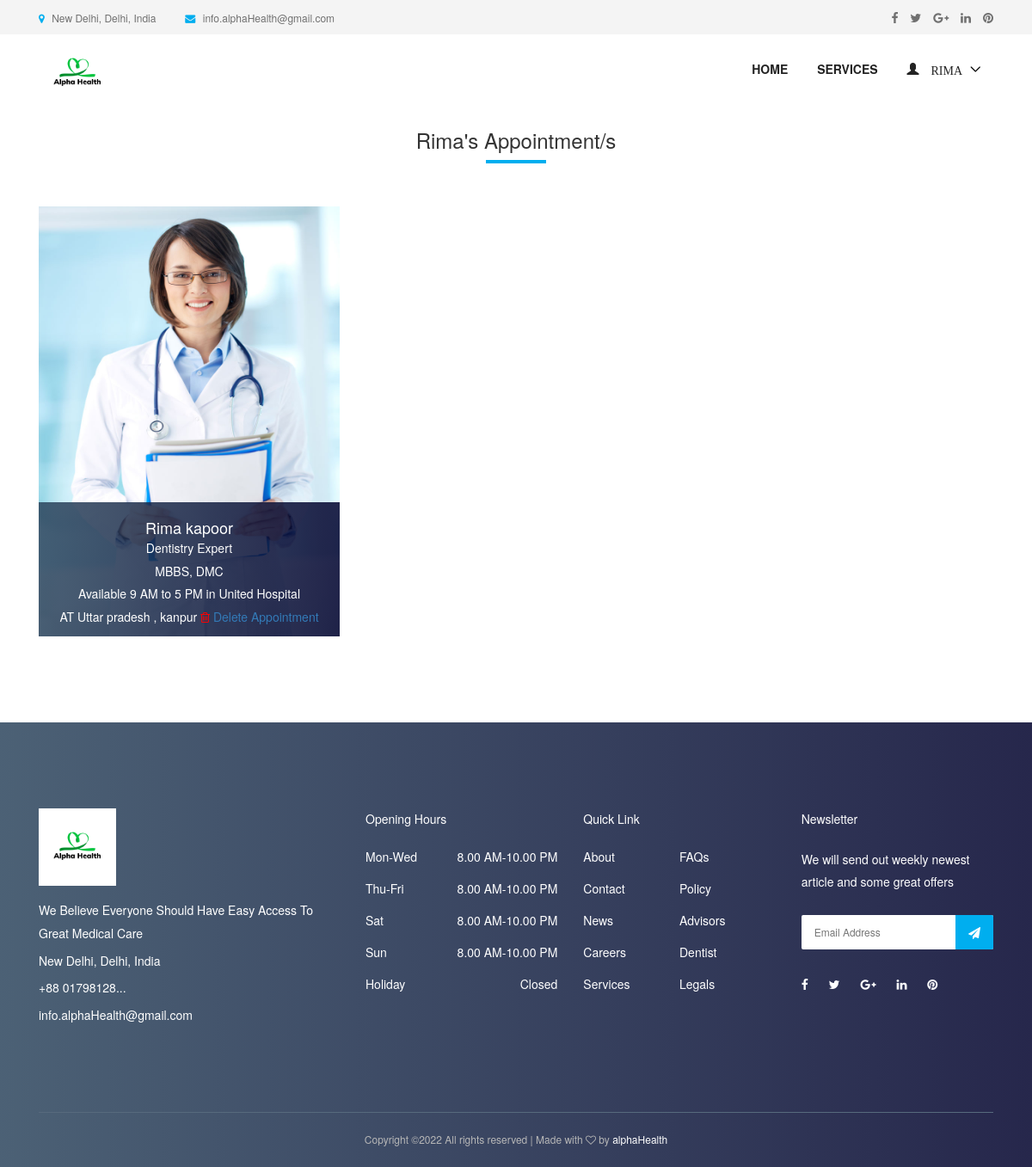
Screenshot of /doctor/appointment/ (signed in) with the database file from the repository.
### accounts/models.py (models this page shows, shortened)
class User(AbstractUser):
    username = None
    role = models.CharField(max_length=12, error_messages={
        'required': "Role must be provided"
    })
    gender = models.CharField(max_length=10, blank=True, null=True, default="")
    email = models.EmailField(unique=True, blank=False,
                              error_messages={
                                  'unique': "A user with that email already exists.",
                              })
    phone_number = models.CharField(unique=True, blank=True, null=True, max_length=20,
                                    error_messages={
                                        'unique': "A user with that phone number already exists."
                                    })
    USERNAME_FIELD = "email"
    REQUIRED_FIELDS = []
    objects = UserManager()

### appointment/models.py (models this page shows, shortened)
class Appointment(models.Model):
    user = models.ForeignKey(User, on_delete=models.CASCADE)
    full_name = models.CharField(max_length=100)
    image = models.ImageField(null=True, blank=True)
    location = models.CharField(max_length=100)
    start_time = models.CharField(max_length=10)
    end_time = models.CharField(max_length=10)
    qualification_name = models.CharField(max_length=100)
    institute_name = models.CharField(max_length=100)
    hospital_name = models.CharField(max_length=100)
    department = models.CharField(choices=department, max_length=100)
    created_at = models.DateTimeField(default=timezone.now)

### appointment/views.py (the view)
# urls.py: path('doctor/appointment/', AppointmentListView.as_view(), name='doctor-appointment'),
class AppointmentListView(ListView):
    model = Appointment
    template_name = 'appointment/appointment.html'
    context_object_name = 'appointment'
    @method_decorator(login_required(login_url=reverse_lazy('accounts:login')))
    @method_decorator(user_is_doctor)
    def dispatch(self, request, *args, **kwargs):
        return super().dispatch(self.request, *args, **kwargs)
    def get_queryset(self):
        return self.model.objects.filter(user_id=self.request.user.id).order_by('-id')

### templates/appointment/appointment.html (shortened to what this page needs)
{% extends 'base.html' %}
{% load static %}
{% block content %}
    <section class="dentist-area section-padding-40-0">
    <div class="container">
      <div class="row">
        <div class="col-12">
          <div class="section-heading text-center">
            <h3>{{ request.user.first_name }}'s Appointment/s</h3>
            <div class="line"></div>
          </div>
        </div>
      </div>
      <div class="row">
          {% for apt in appointment %}
        <div class="col-12 col-sm-6 col-md-4">
          <div class="single-dentist-area mb-100">
            <img  style="height: 500px; width: 600px" src="{{ apt.image.url }}" alt="">
            <div class="dentist-content">
              <div class="dentist-info bg-gradient-overlay">
                <h5>{{ apt.full_name }}</h5>
                <p>{{ apt.department }} Expert</p>
                  <p>{{ apt.qualification_name }}, {{ apt.institute_name }}</p>
                  <p>Available {{ apt.start_time }} to {{ apt.end_time }} in {{ apt.hospital_name }}</p>
                  <p> AT {{ apt.location }}
                      <i class="fa fa-trash-o" style="color: red" aria-hidden="true"></i>
                      <a href="{% url 'appointment:delete-appointment' apt.id %}">Delete Appointment</a>
                  </p>
              </div>
            </div>
          </div>
        </div>
      {% endfor %}
      </div>
    </div>
  </section>
{% endblock %}

### templates/nav.html (shortened to what this page needs)
{% load static %}
<header class="header-area">
    <div class="top-header-area">
        <div class="container h-100">
            <div class="row h-100 align-items-center">
                <div class="col-6 col-md-9 col-lg-8">
                    <div class="top-header-content">
                        <a href="#" data-toggle="tooltip" data-placement="bottom" title="New Delhi, Delhi, India"><i
                                class="fa fa-map-marker"></i> <span>New Delhi, Delhi, India</span></a>
                        <a href="#" data-toggle="tooltip" data-placement="bottom" title="info.alphaHealth@gmail.com"><i
                                class="fa fa-envelope"></i> <span>info.alphaHealth@gmail.com</span></a>
                    </div>
                </div>
                <div class="col-6 col-md-3 col-lg-4">
                    <div class="top-header-social-info text-right">
                        <a href="#" data-toggle="tooltip" data-placement="bottom" title="Facebook"><i
                                class="fa fa-facebook"></i></a>
                        <a href="#" data-toggle="tooltip" data-placement="bottom" title="Twitter"><i
                                class="fa fa-twitter"></i></a>
                        <a href="#" data-toggle="tooltip" data-placement="bottom" title="Google Plus"><i
                                class="fa fa-google-plus"></i></a>
                        <a href="#" data-toggle="tooltip" data-placement="bottom" title="Linkedin"><i
                                class="fa fa-linkedin"></i></a>
                        <a href="#" data-toggle="tooltip" data-placement="bottom" title="Pinterest"><i
                                class="fa fa-pinterest"></i></a>
                    </div>
                </div>
            </div>
        </div>
    </div>
    <div class="main-header-area">
        <div class="classy-nav-container breakpoint-off">
            <div class="container">
                <nav class="classy-navbar justify-content-between" id="dentoNav">
                    <a class="nav-brand" href="{% url 'appointment:home' %}"><img class="bgig" width="90" height="60" src="{% static 'img/logo3.png' %}" alt="">
                    </a>
                    <div class="classy-menu">
                        <div class="classynav">
                            <ul id="nav">
                                <li><a href="{% url 'appointment:home' %}">Home</a></li>
                                <li><a href="{% url 'appointment:service' %}">Services</a></li>
                                {% if request.user.is_authenticated and request.user.role == 'doctor' %}
                                    <li>
                                        <a href="">
                                            <span class="glyphicon glyphicon-user">
                                                    {{ request.user.first_name }}
                                            </span>
                                        </a>
                                    </li>
                                {% endif %}
                            </ul>
                        </div>
                    </div>
                </nav>
            </div>
        </div>
    </div>
</header>

### static/style.css (style rules this page uses)
* { margin: 0; padding: 0; }
body { font-family: "Montserrat", sans-serif; font-weight: 400; font-size: 14px; }
h1, h2, h3, h4, h5, h6 { font-family: "Montserrat", sans-serif; color: #333333; line-height: 1.4; font-weight: 600; }
a, a:active, a:focus, a:hover { color: #333333; text-decoration: none; -webkit-transition-duration: 500ms; -o-transition-duration: 500ms; transition-duration: 500ms; outline: none; }
li { list-style: none; }
p { line-height: 1.9; color: #707070; font-size: 14px; font-weight: 400; }
img { max-width: 100%; height: auto; }
ul { margin: 0; padding: 0; }
ul li { margin: 0; padding: 0; }
.bg-gradient-overlay { position: relative; z-index: 1; }
.bg-gradient-overlay::after { position: absolute; content: ""; height: 100%; width: 100%; top: 0; left: 0; z-index: -1; background: #2c455d; background: -webkit-linear-gradient(to right, #2c455d, #00012c); background: linear-gradient(to right, #2c455d, #00012c); opacity: 0.85; }
.mb-100 { margin-bottom: 100px; }
.section-heading { position: relative; z-index: 1; margin-bottom: 50px; }
.section-heading .line { width: 70px; height: 4px; background-color: #00aeef; }
.section-heading.text-center .line { margin: 0 auto; }
.header-area { position: relative; z-index: 599; width: 100%; -webkit-transition-duration: 500ms; -o-transition-duration: 500ms; transition-duration: 500ms; }
.top-header-area { position: relative; z-index: 1; height: 40px; background-color: #f4f4f4; }
.top-header-area .top-header-content a { display: inline-block; font-size: 12px; color: #707070; }
.top-header-area .top-header-content a i { color: #00aeef; margin-right: 5px; }
.top-header-area .top-header-content a:last-child { margin-left: 30px; }
.top-header-area .top-header-social-info a { color: #707070; display: inline-block; font-size: 14px; margin-left: 10px; }
.classy-nav-container { background-color: transparent; }
.classy-nav-container .classy-navbar { height: 90px; padding: 0; }
.classy-nav-container .classy-navbar .classynav ul li a { padding: 0 15px; font-weight: 600; font-size: 14px; text-transform: uppercase; }
.single-dentist-area { position: relative; z-index: 1; background-color: #f4f4f4; -webkit-transition-duration: 500ms; -o-transition-duration: 500ms; transition-duration: 500ms; }
.single-dentist-area .dentist-content { position: absolute; width: 100%; bottom: 0; }
.single-dentist-area .dentist-content .dentist-info { width: 100%; padding: 10px 15px; text-align: center; }
.single-dentist-area .dentist-content .dentist-info h5 { color: #ffffff; font-size: 18px; margin-bottom: 0; }
.single-dentist-area .dentist-content .dentist-info p { color: #ffffff; margin-bottom: 0; }

### static/css/default-assets/classy-nav.css (style rules this page uses)
body { font-family: "Roboto", sans-serif; }
ul { margin: 0; }
ul li { list-style: none; }
img { height: auto; max-width: 100%; }
.classy-nav-container { position: relative; z-index: 100; background-color: #ffffff; }
.classy-nav-container * { box-sizing: border-box; }
.classy-nav-container a { -webkit-transition-duration: 500ms; transition-duration: 500ms; text-decoration: none; outline: none; font-size: 14px; font-weight: 400; color: #232323; display: inline-block; }
.justify-content-between { -webkit-box-pack: justify; -ms-flex-pack: justify; justify-content: space-between; }
.classy-navbar { width: 100%; height: 70px; padding: 0.5em 2em; display: -webkit-box; display: -ms-flexbox; display: flex; -webkit-box-align: center; -ms-flex-align: center; -ms-grid-row-align: center; align-items: center; }
.classy-navbar .nav-brand { font-size: 26px; font-weight: 500; color: #565656; display: inline-block; margin-right: 30px; }
.classynav ul li { display: inline-block; clear: both; position: inherit; z-index: 10; }
.classynav ul li.cn-dropdown-item { position: relative; z-index: 10; }
.classynav ul li a { padding: 0 12px; display: block; height: 35px; font-size: 14px; line-height: 34px; }
.classynav ul li.megamenu-item>a:after, .classynav ul li.has-down>a:after { font-family: 'classyfonts'; content: "\e900"; font-size: 12px; color: #000000; padding-left: 5px; -webkit-transition-duration: 500ms; transition-duration: 500ms; }
.breakpoint-off .classynav { display: -webkit-box; display: -ms-flexbox; display: flex; -webkit-box-align: center; -ms-flex-align: center; -ms-grid-row-align: center; align-items: center; }

### rows the page displays
User: user.first_name "RIMA", user.first_name "Rima"
Appointment: image (picture), full_name "Rima kapoor", department "Dentistry", qualification_name "MBBS", institute_name "DMC", start_time "9 AM", end_time "5 PM", hospital_name "United Hospital", location "Uttar pradesh , kanpur"
